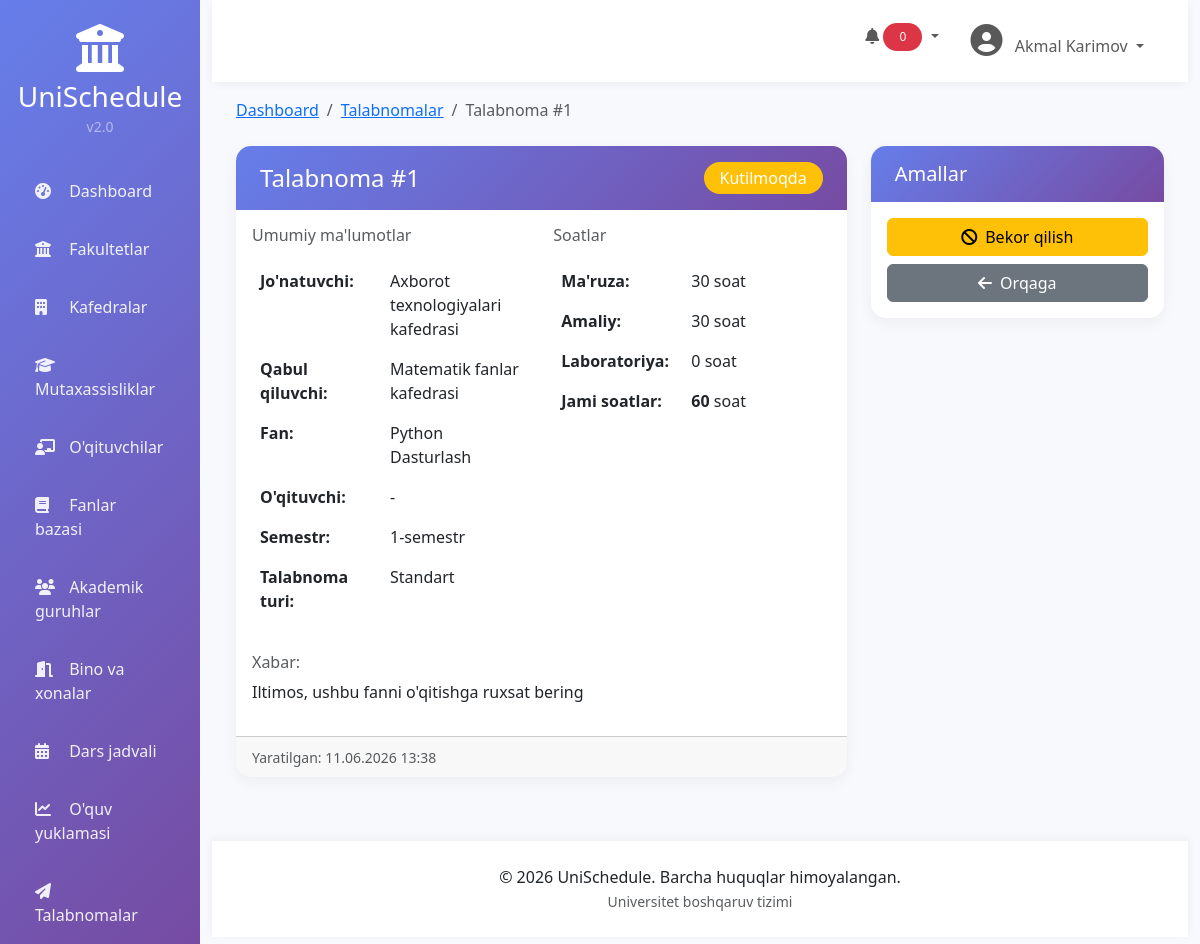
Screenshot of /requests/1/ (signed in) with the database file from the repository.
### requests/models.py (models this page shows, shortened)
class WorkloadRequest(models.Model):
    STATUS_CHOICES = [
        ('pending', "Kutilmoqda"),
        ('sent', "Yuborilgan"),
        ('approved', "Tasdiqlangan"),
        ('rejected', "Rad etilgan"),
        ('completed', "Bajarilgan"),
        ('cancelled', "Bekor qilingan"),
    ]
    REQUEST_TYPES = [
        ('standard', "Standart"),
        ('urgent', "Shoshilinch"),
        ('exchange', "Almashuv"),
    ]
    from_department = models.ForeignKey(Department, related_name='sent_requests', on_delete=models.CASCADE,
                                        verbose_name="Jo'natuvchi kafedra")
    to_department = models.ForeignKey(Department, related_name='received_requests', on_delete=models.CASCADE,
                                      verbose_name="Qabul qiluvchi kafedra")
    subject = models.ForeignKey(Subject, on_delete=models.CASCADE, verbose_name="Fan")
    teacher = models.ForeignKey(Teacher, on_delete=models.SET_NULL, null=True, blank=True,
                                verbose_name="Taklif qilinayotgan o'qituvchi")
    semester = models.PositiveSmallIntegerField(verbose_name="Semestr")
    total_hours = models.PositiveIntegerField(verbose_name="Jami soatlar")
    lecture_hours = models.PositiveIntegerField(default=0, verbose_name="Ma'ruza soatlari")
    practical_hours = models.PositiveIntegerField(default=0, verbose_name="Amaliy soatlar")
    lab_hours = models.PositiveIntegerField(default=0, verbose_name="Laboratoriya soatlari")
    message = models.TextField(blank=True, verbose_name="Xabar")
    request_type = models.CharField(max_length=20, choices=REQUEST_TYPES, default='standard',
                                    verbose_name="Talabnoma turi")
    status = models.CharField(max_length=20, choices=STATUS_CHOICES, default='pending', verbose_name="Holat")
    rejection_reason = models.TextField(blank=True, verbose_name="Rad etish sababi")
    created_by = models.ForeignKey(Teacher, on_delete=models.SET_NULL, null=True, related_name='created_requests',
                                   verbose_name="Yaratuvchi")
    created_at = models.DateTimeField(auto_now_add=True)
    updated_at = models.DateTimeField(auto_now=True)
    approved_at = models.DateTimeField(null=True, blank=True)
    approved_by = models.ForeignKey(Teacher, on_delete=models.SET_NULL, null=True, blank=True,
                                    related_name='approved_requests', verbose_name="Tasdiqlovchi")
    class Meta:
        verbose_name = "Talabnoma"
        verbose_name_plural = "Talabnomalar"
        ordering = ['-created_at']

### departments/models.py (models this page shows, shortened)
class Department(models.Model):
    name = models.CharField(max_length=255, verbose_name="Nomi")
    code = models.CharField(max_length=20, unique=True, verbose_name="Kodi")
    faculty = models.ForeignKey(Faculty, on_delete=models.CASCADE, related_name='departments', verbose_name="Fakultet")
    head_name = models.CharField(max_length=255, blank=True, verbose_name="Kafedra mudiri")
    phone = models.CharField(max_length=20, blank=True, verbose_name="Telefon")
    email = models.EmailField(blank=True, verbose_name="Email")
    description = models.TextField(blank=True, verbose_name="Tavsif")
    created_at = models.DateTimeField(auto_now_add=True)
    updated_at = models.DateTimeField(auto_now=True)
    class Meta:
        verbose_name = "Kafedra"
        verbose_name_plural = "Kafedralar"
        ordering = ['faculty__name', 'name']

### subjects/models.py (models this page shows, shortened)
class Subject(models.Model):
    SUBJECT_TYPES = [
        ('general', "Umumiy"),
        ('core', "Asosiy"),
        ('elective', "Tanlov"),
        ('professional', "Professional"),
    ]
    SEMESTER_CHOICES = [(i, f"{i}-semestr") for i in range(1, 9)]
    EXAM_TYPES = [
        ('exam', "Imtihon"),
        ('test', "Test"),
        ('project', "Loyiha"),
        ('coursework', "Kurs ishi"),
    ]
    name = models.CharField(max_length=255, verbose_name="Fan nomi")
    code = models.CharField(max_length=20, unique=True, verbose_name="Fan kodi")
    department = models.ForeignKey(Department, on_delete=models.CASCADE, related_name='subjects',
                                   verbose_name="Kafedra")
    subject_type = models.CharField(max_length=20, choices=SUBJECT_TYPES, default='core', verbose_name="Fan turi")
    semester = models.PositiveSmallIntegerField(choices=SEMESTER_CHOICES, verbose_name="Semestr")
    credits = models.PositiveSmallIntegerField(default=0, verbose_name="Kreditlar")
    total_hours = models.PositiveIntegerField(default=0, verbose_name="Jami soatlar")
    lecture_hours = models.PositiveIntegerField(default=0, verbose_name="Ma'ruza soatlari")
    practical_hours = models.PositiveIntegerField(default=0, verbose_name="Amaliy soatlar")
    lab_hours = models.PositiveIntegerField(default=0, verbose_name="Laboratoriya soatlari")
    exam_type = models.CharField(max_length=20, choices=EXAM_TYPES, default='exam', verbose_name="Imtihon turi")
    description = models.TextField(blank=True, verbose_name="Tavsif")
    created_at = models.DateTimeField(auto_now_add=True)
    updated_at = models.DateTimeField(auto_now=True)
    class Meta:
        verbose_name = "Fan"
        verbose_name_plural = "Fanlar bazasi"
        ordering = ['department__name', 'semester', 'name']

### requests/views.py (the view)
# urls.py: path('<int:pk>/', views.request_detail, name='request_detail'),
@login_required
def request_detail(request, pk):
    req = get_object_or_404(WorkloadRequest, pk=pk)
    return render(request, 'requests/detail.html', {'request': req})

### templates/requests/detail.html (shortened to what this page needs)
{% extends 'base.html' %}
{% block content %}
<div class="mb-4">
    <nav aria-label="breadcrumb">
        <ol class="breadcrumb">
            <li class="breadcrumb-item"><a href="/">Dashboard</a></li>
            <li class="breadcrumb-item"><a href="{% url 'request_list' %}">Talabnomalar</a></li>
            <li class="breadcrumb-item active">Talabnoma #{{ request.id }}</li>
        </ol>
    </nav>
</div>
<div class="row">
    <div class="col-md-8">
        <div class="card">
            <div class="card-header d-flex justify-content-between align-items-center">
                <h4 class="mb-0">Talabnoma #{{ request.id }}</h4>
                <span class="badge {% if request.status == 'approved' %}bg-success{% elif request.status == 'rejected' %}bg-danger{% elif request.status == 'pending' %}bg-warning{% else %}bg-secondary{% endif %} fs-6">
                    {{ request.get_status_display }}
                </span>
            </div>
            <div class="card-body">
                <div class="row">
                    <div class="col-md-6">
                        <h6 class="text-muted mb-3">Umumiy ma'lumotlar</h6>
                        <table class="table table-borderless">
                            <tr><th style="width: 130px;">Jo'natuvchi:</th><td>{{ request.from_department.name }}</td></tr>
                            <tr><th>Qabul qiluvchi:</th><td>{{ request.to_department.name }}</td></tr>
                            <tr><th>Fan:</th><td>{{ request.subject.name }}</td></tr>
                            <tr><th>O'qituvchi:</th><td>{{ request.teacher.get_full_name|default:"-" }}</td></tr>
                            <tr><th>Semestr:</th><td>{{ request.semester }}-semestr</td></tr>
                            <tr><th>Talabnoma turi:</th><td>{{ request.get_request_type_display }}</td></tr>
                        </table>
                    </div>
                    <div class="col-md-6">
                        <h6 class="text-muted mb-3">Soatlar</h6>
                        <table class="table table-borderless">
                            <tr><th style="width: 130px;">Ma'ruza:</th><td>{{ request.lecture_hours }} soat</td></tr>
                            <tr><th>Amaliy:</th><td>{{ request.practical_hours }} soat</td></tr>
                            <tr><th>Laboratoriya:</th><td>{{ request.lab_hours }} soat</td></tr>
                            <tr><th>Jami soatlar:</th><td><strong>{{ request.total_hours }}</strong> soat</td></tr>
                        </table>
                    </div>
                </div>
                {% if request.message %}
                <div class="mt-3">
                    <h6 class="text-muted">Xabar:</h6>
                    <p>{{ request.message }}</p>
                </div>
                {% endif %}
            </div>
            <div class="card-footer text-muted">
                <small>Yaratilgan: {{ request.created_at|date:"d.m.Y H:i" }}</small>
            </div>
        </div>
    </div>
    <div class="col-md-4">
        <div class="card">
            <div class="card-header">
                <h5 class="mb-0">Amallar</h5>
            </div>
            <div class="card-body">
                {% if request.status == 'pending' or request.status == 'sent' %}
                    {% if user.teacher_profile.department == request.from_department %}
                        <a href="{% url 'request_cancel' request.id %}" class="btn btn-warning w-100 mb-2">
                            <i class="fas fa-ban me-2"></i>Bekor qilish
                        </a>
                    {% endif %}
                {% endif %}
                <a href="{% url 'request_list' %}" class="btn btn-secondary w-100">
                    <i class="fas fa-arrow-left me-2"></i>Orqaga
                </a>
            </div>
        </div>
    </div>
</div>
{% endblock %}

### templates/base.html (shortened to what this page needs)
<!DOCTYPE html>
<html lang="uz">
<head>
    <link href="https://cdn.jsdelivr.net/npm/bootstrap@5.3.0/dist/css/bootstrap.min.css" rel="stylesheet">
    <link href="https://cdnjs.cloudflare.com/ajax/libs/font-awesome/6.4.0/css/all.min.css" rel="stylesheet">
    <link href="https://cdn.datatables.net/1.13.6/css/dataTables.bootstrap5.min.css" rel="stylesheet">
    {% load static %}
    <link rel="stylesheet" href="{% static 'css/style.css' %}">
</head>
<body>
    <div class="container-fluid">
        <div class="row">
            <div class="col-md-3 col-lg-2 px-0 sidebar" id="sidebar">
                <div class="text-center py-4">
                    <div class="logo">
                        <i class="fas fa-university fa-3x text-white mb-2"></i>
                        <h3 class="text-white mb-0">UniSchedule</h3>
                        <small class="text-white-50">v2.0</small>
                    </div>
                </div>
                <nav class="nav flex-column">
                    <a class="nav-link {% if request.resolver_match.url_name == 'dashboard' %}active{% endif %}" href="/">
                        <i class="fas fa-tachometer-alt"></i> <span>Dashboard</span>
                    </a>
                    <a class="nav-link" href="/faculties/">
                        <i class="fas fa-university"></i> <span>Fakultetlar</span>
                    </a>
                    <a class="nav-link" href="/departments/">
                        <i class="fas fa-building"></i> <span>Kafedralar</span>
                    </a>
                    <a class="nav-link" href="/specializations/">
                        <i class="fas fa-graduation-cap"></i> <span>Mutaxassisliklar</span>
                    </a>
                    <a class="nav-link" href="/teachers/">
                        <i class="fas fa-chalkboard-user"></i> <span>O'qituvchilar</span>
                    </a>
                    <a class="nav-link" href="/subjects/">
                        <i class="fas fa-book"></i> <span>Fanlar bazasi</span>
                    </a>
                    <a class="nav-link" href="/groups/">
                        <i class="fas fa-users"></i> <span>Akademik guruhlar</span>
                    </a>
                    <a class="nav-link" href="/rooms/">
                        <i class="fas fa-door-open"></i> <span>Bino va xonalar</span>
                    </a>
                    <a class="nav-link" href="/schedule/">
                        <i class="fas fa-calendar-alt"></i> <span>Dars jadvali</span>
                    </a>
                    <a class="nav-link" href="/workload/">
                        <i class="fas fa-chart-line"></i> <span>O'quv yuklamasi</span>
                    </a>
                    <a class="nav-link" href="/requests/">
                        <i class="fas fa-paper-plane"></i> <span>Talabnomalar</span>
                    </a>
                </nav>
            </div>
            <div class="col-md-9 col-lg-10 main-content">
                <nav class="navbar navbar-expand-lg navbar-custom">
                    <div class="container-fluid">
                        <div class="collapse navbar-collapse">
                            <ul class="navbar-nav ms-auto">
                                <li class="nav-item me-3">
                                    <div class="dropdown">
                                        <button class="btn btn-link nav-link dropdown-toggle" type="button" id="notificationDropdown" data-bs-toggle="dropdown">
                                            <i class="fas fa-bell"></i>
                                            <span class="badge bg-danger" id="notificationBadge">0</span>
                                        </button>
                                    </div>
                                </li>
                                <li class="nav-item dropdown">
                                    <a class="nav-link dropdown-toggle" href="#" id="navbarDropdown" role="button" data-bs-toggle="dropdown">
                                        <i class="fas fa-user-circle fa-2x"></i>
                                        <span class="ms-2">{{ user.get_full_name|default:user.username }}</span>
                                    </a>
                                </li>
                            </ul>
                        </div>
                    </div>
                </nav>
                <div class="px-4 py-3 fade-in">
                    {% block content %}{% endblock %}
                </div>
                <div class="footer">
                    <p class="mb-0">
                        &copy; 2026 UniSchedule. Barcha huquqlar himoyalangan.
                        <br>
                        <small class="text-muted">Universitet boshqaruv tizimi</small>
                    </p>
                </div>
            </div>
        </div>
    </div>
</body>
</html>

### static/css/style.css (style rules this page uses)
:root { --primary: #667eea; --primary-dark: #5a67d8; --secondary: #764ba2; --success: #48bb78; --danger: #f56565; --warning: #ed8936; --info: #4299e1; --dark: #2d3748; --light: #f7fafc; }
* { margin: 0; padding: 0; box-sizing: border-box; }
body { font-family: 'Segoe UI', Tahoma, Geneva, Verdana, sans-serif; background: linear-gradient(135deg, #667eea 0%, #764ba2 100%); min-height: 100vh; }
.sidebar { background: linear-gradient(135deg, var(--primary) 0%, var(--secondary) 100%); box-shadow: 2px 0 20px rgba(0,0,0,0.1); transition: all 0.3s; }
.sidebar .nav-link { color: rgba(255,255,255,0.9); padding: 12px 20px; margin: 5px 15px; border-radius: 10px; transition: all 0.3s; position: relative; overflow: hidden; }
.sidebar .nav-link::before { content: ''; position: absolute; top: 0; left: -100%; width: 100%; height: 100%; background: rgba(255,255,255,0.1); transition: left 0.3s; }
.sidebar .nav-link i { margin-right: 10px; width: 20px; }
.main-content { background: #f8f9fc; min-height: 100vh; }
.navbar-custom { background: white; box-shadow: 0 2px 10px rgba(0,0,0,0.05); padding: 1rem 1.5rem; }
.card { border: none; border-radius: 15px; box-shadow: 0 5px 15px rgba(0,0,0,0.05); transition: all 0.3s; overflow: hidden; }
.card-header { background: linear-gradient(135deg, var(--primary) 0%, var(--secondary) 100%); color: white; border: none; padding: 1rem 1.5rem; }
.card-header h5, .card-header h6 { margin: 0; color: white; }
.badge { padding: 0.5rem 1rem; border-radius: 20px; font-weight: 500; }
.fade-in { animation: fadeIn 0.5s ease-in; }
.footer { background: white; padding: 1.5rem; text-align: center; margin-top: 3rem; box-shadow: 0 -2px 10px rgba(0,0,0,0.05); }

### templates/base.html (style rules this page uses)
.sidebar { min-height: 100vh; }

### rows the page displays
WorkloadRequest: id "1", status "Kutilmoqda", from_department.name "Axborot texnologiyalari kafedrasi", to_department.name "Matematik fanlar kafedrasi", subject.name "Python Dasturlash", teacher.get_full_name "-", semester "1", request_type "Standart", lecture_hours "30", practical_hours "30", lab_hours "0", total_hours "60", message "Iltimos, ushbu fanni o'qitishga ruxsat bering", created_at "11.06.2026 13:38"

### other values shown
{{ user.get_full_name|default:user.username }} "Akmal Karimov"
